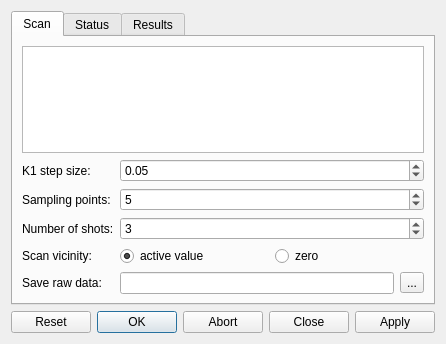
<?xml version="1.0" encoding="UTF-8"?>
<ui version="4.0">
 <class>Form</class>
 <widget class="QWidget" name="Form">
  <property name="geometry">
   <rect>
    <x>0</x>
    <y>0</y>
    <width>444</width>
    <height>344</height>
   </rect>
  </property>
  <property name="windowTitle">
   <string>Form</string>
  </property>
  <layout class="QVBoxLayout">
   <item>
    <widget class="QTabWidget" name="ctrl_tab">
     <property name="currentIndex">
      <number>0</number>
     </property>
     <widget class="QWidget" name="tab_settings">
      <attribute name="title">
       <string>Scan</string>
      </attribute>
      <layout class="QFormLayout">
       <item row="1" column="0">
        <widget class="QLabel">
         <property name="text">
          <string>K1 step size:</string>
         </property>
        </widget>
       </item>
       <item row="1" column="1">
        <widget class="QDoubleSpinBox" name="ctrl_stepsize">
         <property name="singleStep">
          <double>0.050000000000000</double>
         </property>
         <property name="value">
          <double>0.050000000000000</double>
         </property>
        </widget>
       </item>
       <item row="2" column="0">
        <widget class="QLabel">
         <property name="text">
          <string>Sampling points:</string>
         </property>
        </widget>
       </item>
       <item row="2" column="1">
        <widget class="QSpinBox" name="ctrl_numsteps">
         <property name="value">
          <number>5</number>
         </property>
        </widget>
       </item>
       <item row="4" column="1">
        <layout class="QHBoxLayout">
         <item>
          <widget class="QRadioButton" name="radio_active">
           <property name="text">
            <string>active value</string>
           </property>
           <property name="checked">
            <bool>true</bool>
           </property>
          </widget>
         </item>
         <item>
          <widget class="QRadioButton" name="radio_zero">
           <property name="text">
            <string>zero</string>
           </property>
          </widget>
         </item>
        </layout>
       </item>
       <item row="4" column="0">
        <widget class="QLabel">
         <property name="text">
          <string>Scan vicinity:</string>
         </property>
        </widget>
       </item>
       <item row="3" column="0">
        <widget class="QLabel">
         <property name="text">
          <string>Number of shots:</string>
         </property>
        </widget>
       </item>
       <item row="3" column="1">
        <widget class="QSpinBox" name="ctrl_numshots">
         <property name="minimum">
          <number>1</number>
         </property>
         <property name="value">
          <number>3</number>
         </property>
        </widget>
       </item>
       <item row="0" column="0" colspan="2">
        <widget class="QListWidget" name="ctrl_quads">
         <property name="selectionMode">
          <enum>QAbstractItemView::ExtendedSelection</enum>
         </property>
        </widget>
       </item>
       <item row="5" column="0">
        <widget class="QLabel">
         <property name="text">
          <string>Save raw data:</string>
         </property>
        </widget>
       </item>
       <item row="5" column="1">
        <layout class="QHBoxLayout">
         <item>
          <widget class="QLineEdit" name="ctrl_file">
           <property name="readOnly">
            <bool>true</bool>
           </property>
          </widget>
         </item>
         <item>
          <widget class="QToolButton" name="btn_file">
           <property name="text">
            <string>...</string>
           </property>
          </widget>
         </item>
        </layout>
       </item>
      </layout>
     </widget>
     <widget class="QWidget" name="tab_status">
      <attribute name="title">
       <string>Status</string>
      </attribute>
      <layout class="QVBoxLayout">
       <item>
        <widget class="QPlainTextEdit" name="ctrl_log">
         <property name="readOnly">
          <bool>true</bool>
         </property>
        </widget>
       </item>
       <item>
        <widget class="QProgressBar" name="ctrl_progress">
         <property name="value">
          <number>0</number>
         </property>
        </widget>
       </item>
      </layout>
     </widget>
     <widget class="QWidget" name="tab_results">
      <attribute name="title">
       <string>Results</string>
      </attribute>
      <layout class="QHBoxLayout">
       <item>
        <widget class="TableView" name="ctrl_results">
         <property name="alternatingRowColors">
          <bool>true</bool>
         </property>
        </widget>
       </item>
      </layout>
     </widget>
    </widget>
   </item>
   <item>
    <widget class="QDialogButtonBox" name="btns">
     <property name="standardButtons">
      <set>QDialogButtonBox::Abort|QDialogButtonBox::Apply|QDialogButtonBox::Close|QDialogButtonBox::Ok|QDialogButtonBox::Reset</set>
     </property>
     <property name="centerButtons">
      <bool>true</bool>
     </property>
    </widget>
   </item>
  </layout>
 </widget>
 <customwidgets>
  <customwidget>
   <class>TableView</class>
   <extends>QTableView</extends>
   <header>madgui/widget/tableview.h</header>
  </customwidget>
 </customwidgets>
 <resources/>
 <connections/>
</ui>
